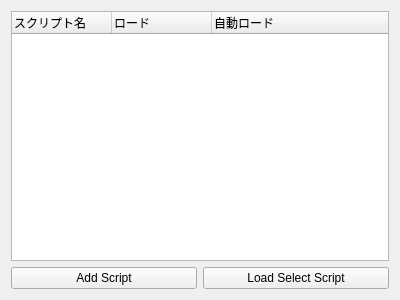
<?xml version="1.0" encoding="UTF-8"?>
<ui version="4.0">
 <class>ScriptManagerForm</class>
 <widget class="QWidget" name="ScriptManagerForm">
  <property name="geometry">
   <rect>
    <x>0</x>
    <y>0</y>
    <width>400</width>
    <height>300</height>
   </rect>
  </property>
  <property name="windowTitle">
   <string>ScriptManager</string>
  </property>
  <layout class="QGridLayout" name="gridLayout">
   <item row="2" column="0">
    <widget class="QPushButton" name="pushButton">
     <property name="text">
      <string>Add Script</string>
     </property>
    </widget>
   </item>
   <item row="2" column="1">
    <widget class="QPushButton" name="pushButton_2">
     <property name="text">
      <string>Load Select Script</string>
     </property>
    </widget>
   </item>
   <item row="1" column="0" colspan="2">
    <widget class="QTreeWidget" name="treeWidget">
     <column>
      <property name="text">
       <string>スクリプト名</string>
      </property>
      <property name="textAlignment">
       <set>AlignLeading|AlignVCenter</set>
      </property>
     </column>
     <column>
      <property name="text">
       <string>ロード</string>
      </property>
     </column>
     <column>
      <property name="text">
       <string>自動ロード</string>
      </property>
     </column>
    </widget>
   </item>
  </layout>
 </widget>
 <resources/>
 <connections/>
</ui>
